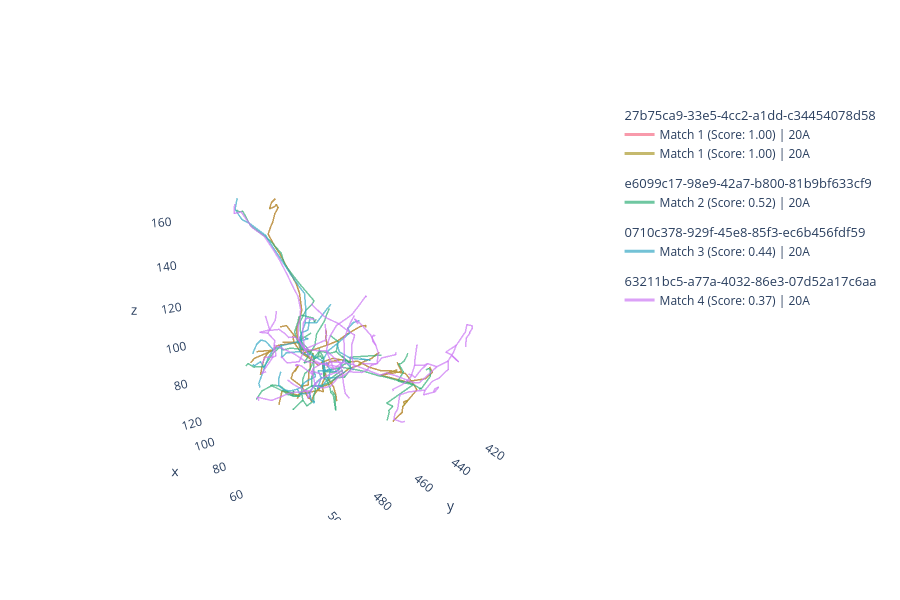
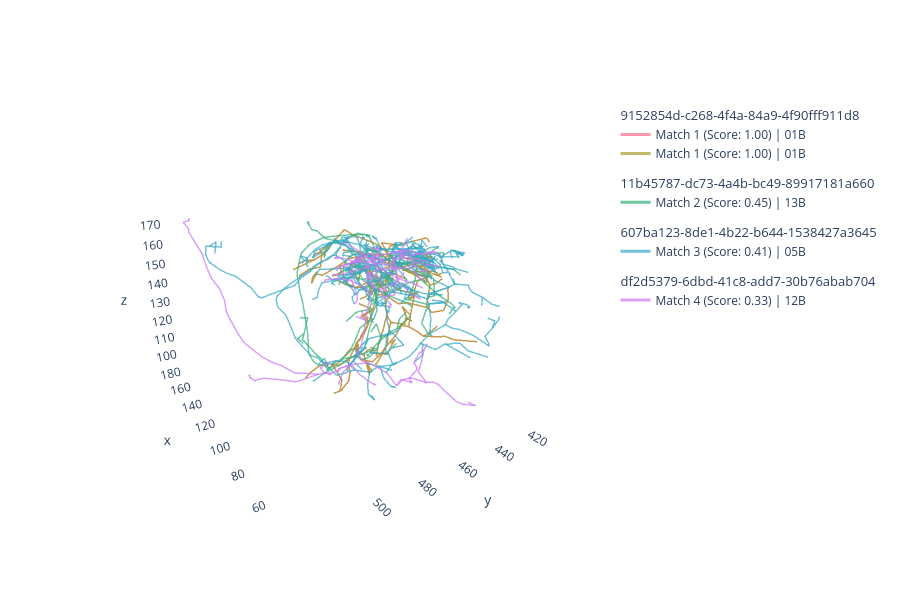

The code cell stored with these charts, in order, in its notebook:
### Code cell
# Example Usage:
plot_best_k_3d(score_matrix_mean, best_query_id, performance_df=df_performance, k=k)

plot_best_k_3d(score_matrix_mean, worst_query_id, performance_df=df_performance, k=k)

### Figure 1 — Plotly figure (JSON) as saved in the notebook; plotly's stock layout.template omitted (floating-point values rounded to 4 significant figures; data arrays with more than 128 entries replaced by an {"elided": "..."} marker saying what was removed)
{"data": [{"hoverinfo": "none", "hovertext": " ", "legendgroup": "27b75ca9-33e5-4cc2-a1dd-c34454078d58", "legendgrouptitle": {"text": "27b75ca9-33e5-4cc2-a1dd-c34454078d58"}, "line": {"color": "rgb(246,112,136)", "dash": "solid", "width": 3}, "mode": "lines", "name": "Match 1 (Score: 1.00) | 20A", "opacity": 0.7, "showlegend": true, "type": "scatter3d", "x": {"elided": "178 float values"}, "y": {"elided": "178 float values"}, "z": {"elided": "178 float values"}}, {"hoverinfo": "none", "hovertext": " ", "legendgroup": "27b75ca9-33e5-4cc2-a1dd-c34454078d58", "legendgrouptitle": {"text": "27b75ca9-33e5-4cc2-a1dd-c34454078d58"}, "line": {"color": "rgb(173,156,49)", "dash": "solid", "width": 3}, "mode": "lines", "name": "Match 1 (Score: 1.00) | 20A", "opacity": 0.7, "showlegend": true, "type": "scatter3d", "x": {"elided": "178 float values"}, "y": {"elided": "178 float values"}, "z": {"elided": "178 float values"}}, {"hoverinfo": "none", "hovertext": " ", "legendgroup": "e6099c17-98e9-42a7-b800-81b9bf633cf9", "legendgrouptitle": {"text": "e6099c17-98e9-42a7-b800-81b9bf633cf9"}, "line": {"color": "rgb(51,176,122)", "dash": "solid", "width": 3}, "mode": "lines", "name": "Match 2 (Score: 0.52) | 20A", "opacity": 0.7, "showlegend": true, "type": "scatter3d", "x": {"elided": "197 float values"}, "y": {"elided": "197 float values"}, "z": {"elided": "197 float values"}}, {"hoverinfo": "none", "hovertext": " ", "legendgroup": "0710c378-929f-45e8-85f3-ec6b456fdf59", "legendgrouptitle": {"text": "0710c378-929f-45e8-85f3-ec6b456fdf59"}, "line": {"color": "rgb(56,168,197)", "dash": "solid", "width": 3}, "mode": "lines", "name": "Match 3 (Score: 0.44) | 20A", "opacity": 0.7, "showlegend": true, "type": "scatter3d", "x": {"elided": "149 float values"}, "y": {"elided": "149 float values"}, "z": {"elided": "149 float values"}}, {"hoverinfo": "none", "hovertext": " ", "legendgroup": "63211bc5-a77a-4032-86e3-07d52a17c6aa", "legendgrouptitle": {"text": "63211bc5-a77a-4032-86e3-07d52a17c6aa"}, "line": {"color": "rgb(204,121,244)", "dash": "solid", "width": 3}, "mode": "lines", "name": "Match 4 (Score: 0.37) | 20A", "opacity": 0.7, "showlegend": true, "type": "scatter3d", "x": {"elided": "285 float values"}, "y": {"elided": "285 float values"}, "z": {"elided": "285 float values"}}], "layout": {"autosize": true, "height": 600, "legend": {"bgcolor": "rgba(0,0,0,0)", "orientation": "v"}, "paper_bgcolor": "rgba(0,0,0,0)", "plot_bgcolor": "rgba(0,0,0,0)", "scene": {"aspectmode": "data", "aspectratio": {"x": 1, "y": 1, "z": 1}, "camera": {"eye": {"x": -1.743, "y": 1.071, "z": 0.71}, "up": {"x": 0, "y": 0, "z": 1}}, "xaxis": {"backgroundcolor": "rgb(240, 240, 240)", "gridcolor": "rgb(255, 255, 255)", "showbackground": false, "showgrid": false, "showline": false, "zerolinecolor": "rgb(255, 255, 255)"}, "yaxis": {"backgroundcolor": "rgb(240, 240, 240)", "gridcolor": "rgb(255, 255, 255)", "showbackground": false, "showgrid": false, "showline": false, "zerolinecolor": "rgb(255, 255, 255)"}, "zaxis": {"backgroundcolor": "rgb(240, 240, 240)", "gridcolor": "rgb(255, 255, 255)", "showbackground": false, "showgrid": false, "showline": false, "zerolinecolor": "rgb(255, 255, 255)"}}, "showlegend": true}}

### Figure 2 — Plotly figure (JSON) as saved in the notebook; plotly's stock layout.template omitted (floating-point values rounded to 4 significant figures; data arrays with more than 128 entries replaced by an {"elided": "..."} marker saying what was removed)
{"data": [{"hoverinfo": "none", "hovertext": " ", "legendgroup": "9152854d-c268-4f4a-84a9-4f90fff911d8", "legendgrouptitle": {"text": "9152854d-c268-4f4a-84a9-4f90fff911d8"}, "line": {"color": "rgb(246,112,136)", "dash": "solid", "width": 3}, "mode": "lines", "name": "Match 1 (Score: 1.00) | 01B", "opacity": 0.7, "showlegend": true, "type": "scatter3d", "x": {"elided": "464 float values"}, "y": {"elided": "464 float values"}, "z": {"elided": "464 float values"}}, {"hoverinfo": "none", "hovertext": " ", "legendgroup": "9152854d-c268-4f4a-84a9-4f90fff911d8", "legendgrouptitle": {"text": "9152854d-c268-4f4a-84a9-4f90fff911d8"}, "line": {"color": "rgb(173,156,49)", "dash": "solid", "width": 3}, "mode": "lines", "name": "Match 1 (Score: 1.00) | 01B", "opacity": 0.7, "showlegend": true, "type": "scatter3d", "x": {"elided": "464 float values"}, "y": {"elided": "464 float values"}, "z": {"elided": "464 float values"}}, {"hoverinfo": "none", "hovertext": " ", "legendgroup": "11b45787-dc73-4a4b-bc49-89917181a660", "legendgrouptitle": {"text": "11b45787-dc73-4a4b-bc49-89917181a660"}, "line": {"color": "rgb(51,176,122)", "dash": "solid", "width": 3}, "mode": "lines", "name": "Match 2 (Score: 0.45) | 13B", "opacity": 0.7, "showlegend": true, "type": "scatter3d", "x": {"elided": "417 float values"}, "y": {"elided": "417 float values"}, "z": {"elided": "417 float values"}}, {"hoverinfo": "none", "hovertext": " ", "legendgroup": "607ba123-8de1-4b22-b644-1538427a3645", "legendgrouptitle": {"text": "607ba123-8de1-4b22-b644-1538427a3645"}, "line": {"color": "rgb(56,168,197)", "dash": "solid", "width": 3}, "mode": "lines", "name": "Match 3 (Score: 0.41) | 05B", "opacity": 0.7, "showlegend": true, "type": "scatter3d", "x": {"elided": "906 float values"}, "y": {"elided": "906 float values"}, "z": {"elided": "906 float values"}}, {"hoverinfo": "none", "hovertext": " ", "legendgroup": "df2d5379-6dbd-41c8-add7-30b76abab704", "legendgrouptitle": {"text": "df2d5379-6dbd-41c8-add7-30b76abab704"}, "line": {"color": "rgb(204,121,244)", "dash": "solid", "width": 3}, "mode": "lines", "name": "Match 4 (Score: 0.33) | 12B", "opacity": 0.7, "showlegend": true, "type": "scatter3d", "x": {"elided": "330 float values"}, "y": {"elided": "330 float values"}, "z": {"elided": "330 float values"}}], "layout": {"autosize": true, "height": 600, "legend": {"bgcolor": "rgba(0,0,0,0)", "orientation": "v"}, "paper_bgcolor": "rgba(0,0,0,0)", "plot_bgcolor": "rgba(0,0,0,0)", "scene": {"aspectmode": "data", "aspectratio": {"x": 1, "y": 1, "z": 1}, "camera": {"eye": {"x": -1.743, "y": 1.071, "z": 0.71}, "up": {"x": 0, "y": 0, "z": 1}}, "xaxis": {"backgroundcolor": "rgb(240, 240, 240)", "gridcolor": "rgb(255, 255, 255)", "showbackground": false, "showgrid": false, "showline": false, "zerolinecolor": "rgb(255, 255, 255)"}, "yaxis": {"backgroundcolor": "rgb(240, 240, 240)", "gridcolor": "rgb(255, 255, 255)", "showbackground": false, "showgrid": false, "showline": false, "zerolinecolor": "rgb(255, 255, 255)"}, "zaxis": {"backgroundcolor": "rgb(240, 240, 240)", "gridcolor": "rgb(255, 255, 255)", "showbackground": false, "showgrid": false, "showline": false, "zerolinecolor": "rgb(255, 255, 255)"}}, "showlegend": true}}
